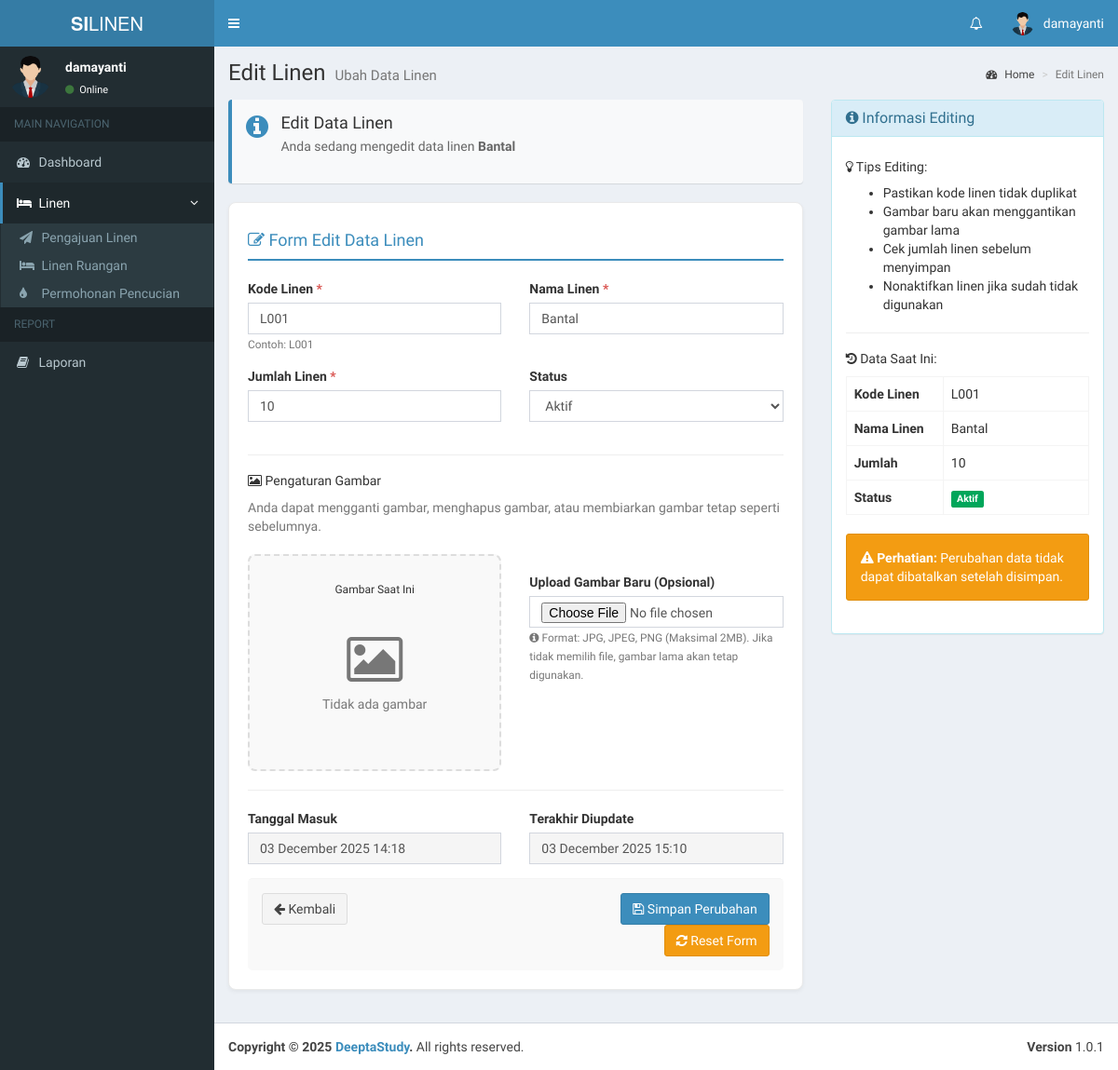
The page /admin/edit_linen.php?id=1 (signed in) on the database as committed earlier.
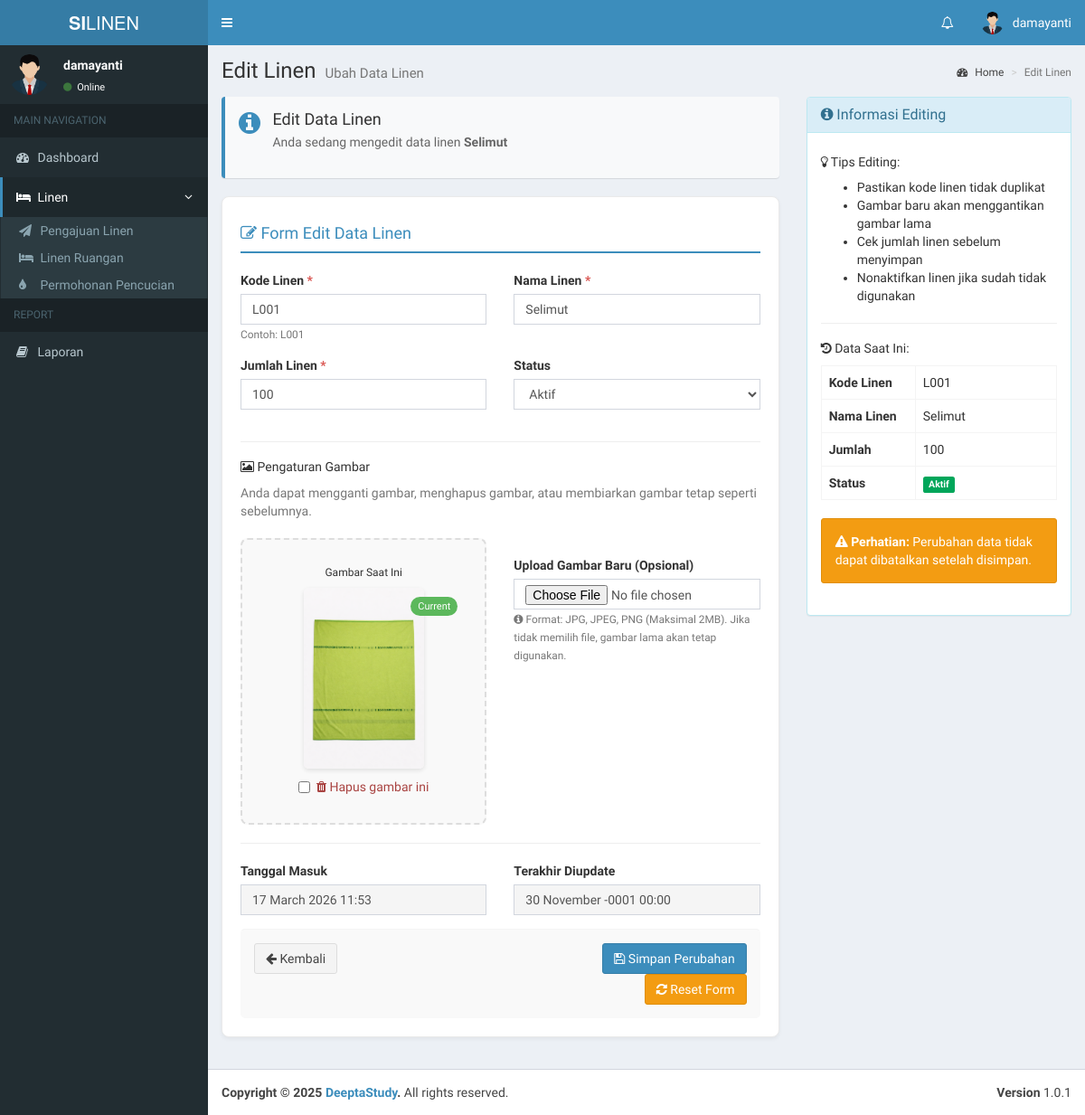
The same page on the database as committed later.
### tables this page shows
CREATE TABLE `linen` (
  `id` int(11) NOT NULL,
  `kode_linen` varchar(15) NOT NULL,
  `nama_linen` varchar(199) NOT NULL,
  `gambar` varchar(199) NOT NULL,
  `jumlah_linen` int(11) NOT NULL,
  `sisa_linen` int(11) NOT NULL,
  `tanggal` datetime NOT NULL,
  `status` int(11) NOT NULL,
  `updated_at` datetime NOT NULL
);

### admin/edit_linen.php (the view, shortened to what the changed rows need)
<?php
include '../koneksi.php';
$id = isset($_GET['id']) ? intval($_GET['id']) : 0;
$queryLinen = mysqli_query($koneksi, "SELECT * FROM linen WHERE id = $id");
$linenData = mysqli_fetch_assoc($queryLinen);
?>
<section class="content">
    <div class="row">
        <div class="col-md-8">
            <div class="info-box">
                <div style="display: inline-block; vertical-align: top;">
                    <p style="margin: 0; color: #666;">
                        Anda sedang mengedit data linen <strong><?= htmlspecialchars($linenData['nama_linen']) ?></strong>
                    </p>
                </div>
            </div>
            <div class="form-section">
                <form role="form" action="proses_edit_linen.php" method="POST" enctype="multipart/form-data">
                    <div class="row">
                        <div class="col-md-6">
                            <div class="form-group">
                                <label class="required-field">Kode Linen</label>
                                <input type="text" class="form-control" name="kode_linen"
                                       value="<?= htmlspecialchars($linenData['kode_linen']) ?>"
                                       placeholder="Masukkan Kode Linen" required
                                       oninput="checkKodeLinen(this.value)">
                                <small class="text-muted" id="kodeInfo">Contoh: L001</small>
                            </div>
                        </div>
                        <div class="col-md-6">
                            <div class="form-group">
                                <label class="required-field">Nama Linen</label>
                                <input type="text" class="form-control" name="nama_linen"
                                       value="<?= htmlspecialchars($linenData['nama_linen']) ?>"
                                       placeholder="Masukkan Nama Linen" required>
                            </div>
                        </div>
                    </div>
                    <div class="row">
                        <div class="col-md-6">
                            <div class="form-group">
                                <label class="required-field">Jumlah Linen</label>
                                <input type="number" class="form-control" name="jumlah_linen"
                                       value="<?= $linenData['jumlah_linen'] ?>"
                                       placeholder="Masukkan jumlah stok linen" min="1" required>
                            </div>
                        </div>
                        <div class="col-md-6">
                            <div class="form-group">
                                <label>Status</label>
                                <select class="form-control" name="status" style="width: 100%;">
                                    <option value="1" <?= ($linenData['status'] == 1) ? 'selected' : '' ?>>Aktif</option>
                                </select>
                            </div>
                        </div>
                    </div>
                    <div class="row">
                        <div class="col-md-6">
                            <div id="currentImageSection" class="image-preview-container">
                                <?php
                                $gambar_path = !empty($linenData['gambar']) ? '../uploads/linen/' . $linenData['gambar'] : '../assets/img/no-image.jpg';
                                $gambar_exists = !empty($linenData['gambar']) && file_exists($gambar_path);
                                ?>
                                <?php if($gambar_exists): ?>
                                    <div style="position: relative;">
                                        <img src="<?= $gambar_path ?>" class="current-image"
                                             alt="<?= htmlspecialchars($linenData['nama_linen']) ?>">
                                        <span class="image-badge">Current</span>
                                    </div>
                                    <div class="image-actions">
                                        <div class="checkbox">
                                            <label>
                                                <input type="checkbox" id="hapusGambar" name="hapus_gambar" value="1">
                                                <span class="text-danger">
                                                    <i class="fa fa-trash"></i> Hapus gambar ini
                                                </span>
                                            </label>
                                        </div>
                                    </div>
                                <?php else: ?>
                                    <div style="padding: 30px 0;">
                                        <i class="fa fa-image fa-4x text-muted"></i>
                                        <p class="text-muted" style="margin-top: 10px;">Tidak ada gambar</p>
                                    </div>
                                <?php endif; ?>
                            </div>
                        </div>
                    </div>
                    <div class="row">
                        <div class="col-md-6">
                            <div class="form-group">
                                <label>Tanggal Masuk</label>
                                <input type="text" class="form-control"
                                       value="<?= date('d F Y H:i', strtotime($linenData['tanggal'])) ?>"
                                       readonly style="background: #f5f5f5;">
                            </div>
                        </div>
                        <div class="col-md-6">
                            <div class="form-group">
                                <label>Terakhir Diupdate</label>
                                <input type="text" class="form-control"
                                       value="<?= !empty($linenData['updated_at']) ? date('d F Y H:i', strtotime($linenData['updated_at'])) : 'Belum pernah diupdate' ?>"
                                       readonly style="background: #f5f5f5;">
                            </div>
                        </div>
                    </div>
                </form>
            </div>
        </div>
        <div class="col-md-4">
            <div class="panel panel-info">
                <div class="panel-body">
                    <table class="table table-bordered">
                        <tr>
                            <th width="40%">Kode Linen</th>
                            <td><?= htmlspecialchars($linenData['kode_linen']) ?></td>
                        </tr>
                        <tr>
                            <th>Nama Linen</th>
                            <td><?= htmlspecialchars($linenData['nama_linen']) ?></td>
                        </tr>
                        <tr>
                            <th>Jumlah</th>
                            <td><?= $linenData['jumlah_linen'] ?></td>
                        </tr>
                        <tr>
                            <th>Status</th>
                        </tr>
                    </table>
                </div>
            </div>
        </div>
    </div>
</section>
<?php
$content = ob_get_clean();
include __DIR__ . '/../layouts/header.php';
echo $content;
include __DIR__ . '/../layouts/footer.php';
?>

Rows that differ between the two databases and show on the page:
changed linen "Aktif": nama_linen "Bantal" → "Selimut"; jumlah_linen "10" → "100"; gambar: picture added; tanggal "03 December 2025 14:18" → "17 March 2026 11:53"; updated_at "03 December 2025 15:10" → "30 November -0001 00:00"
Other text that changed with them:
form field hapus_gambar: (not shown) → "☐"
text no longer shown: "Tidak ada gambar"
text now shown: "Current Hapus gambar ini"
